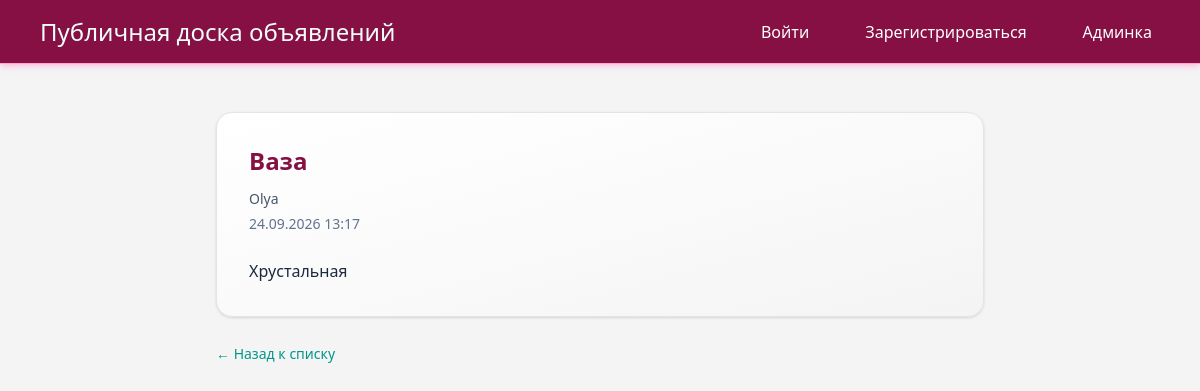
The app's page /notice/4/ with its own data.
### notice/models.py (models this page shows, shortened)
class Notice(models.Model):
    title = models.CharField(max_length=100, verbose_name='Заголовок')
    content = models.TextField(verbose_name='Информация')
    author_name = models.ForeignKey(User, on_delete=models.CASCADE, verbose_name='Автор', related_name='notices', null=True, blank=True)
    created_at = models.DateTimeField(auto_now_add=True, verbose_name='Дата публикации')
    class Meta:
        verbose_name = 'Объявление'
        verbose_name_plural = 'Объявления'
        ordering = ['-created_at']

### notice/views.py (the view)
# urls.py: path('notice/<int:notice_id>/', views.notice_detail, name='notice_details'),
def notice_detail(request, notice_id):
    notice = get_object_or_404(Notice, pk=notice_id)
    context = {
        'notice': notice,
        'page_title': notice.title
    }
    return render(request, 'notice/notice_details.html', context)

### notice/templates/notice/notice_details.html (shortened to what this page needs)
{% extends 'notice/base.html' %}
{% block content %}
    <article class="max-w-3xl mx-auto mt-12 p-8 rounded-2xl bg-gradient-to-br from-white via-zinc-50 to-zinc-100 border border-zinc-200 shadow-sm">
        <h1 class="text-pink-900 text-2xl font-bold flex items-center gap-3">
            {{ notice.title }}
        </h1>
        <span class="inline-block mt-3 text-slate-600 text-sm font-medium">{{ notice.author_name }}</span>
        <div class="text-slate-500 text-sm mt-1">{{ notice.created_at|date:"d.m.Y H:i" }}</div>
        <div class="mt-6 text-slate-800 leading-relaxed">{{ notice.content }}</div>
    </article>
    <div class="max-w-3xl mx-auto mt-6">
        <a href="{% url 'notice:notice_list' %}" class="inline-flex items-center gap-1 text-teal-600 hover:text-teal-700 hover:underline text-sm font-medium transition-colors">← Назад к списку</a>
    </div>
{% endblock %}

### records on screen
Notice: title "Ваза", author_name "Olya", created_at "24.09.2026 13:17", content "Хрустальная"
